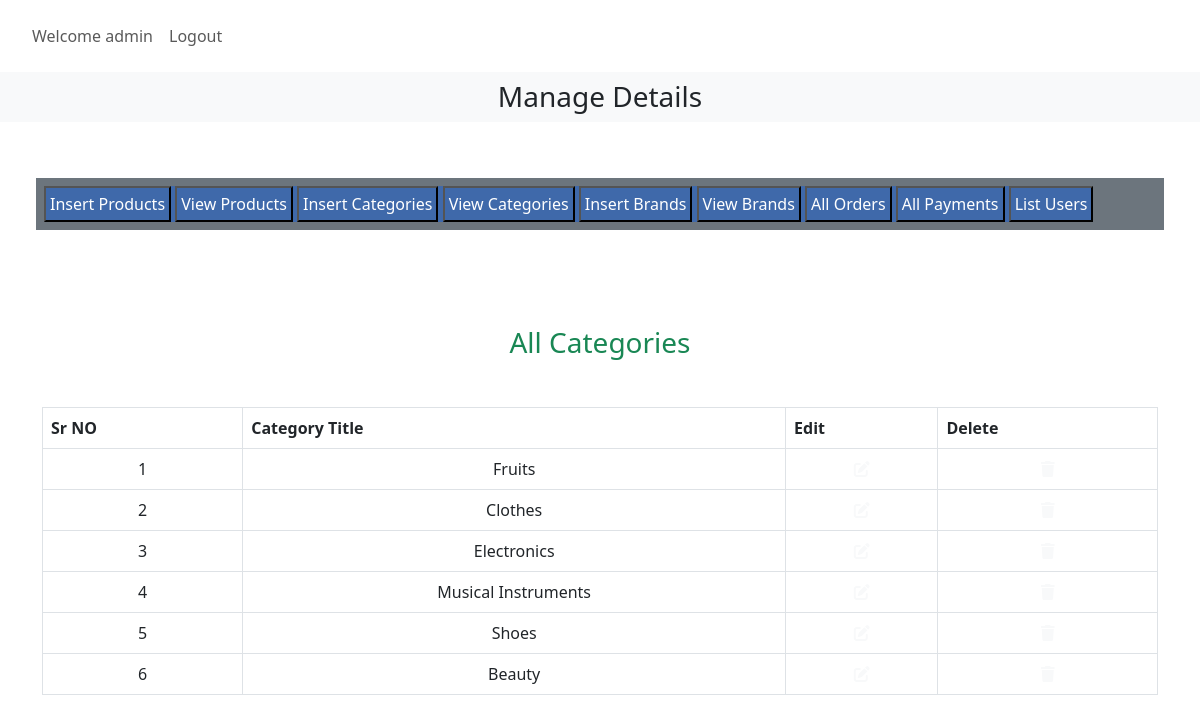
The app's page /admin_area/index.php?view_categories (signed in) with its own data.
### tables this page shows
CREATE TABLE `categories` (
  `category_id` int(11) NOT NULL,
  `category_title` varchar(100) NOT NULL
);

### admin_area/view_categories.php (the view, shortened to what this page needs)
<h3 class="text-center text-success">All Categories</h3>
<table class="table table-bordered mt-5">
  <thead class="bg-info">
    <tr>
      <th>Sr NO</th>
      <th>Category Title</th>
      <th>Edit</th>
      <th>Delete</th>
    </tr>
  </thead>
  <tbody class="bg-secondary text-light">
    <?php
    $select_cat = "Select * from categories";
    $result_cat = mysqli_query($con, $select_cat);
    $number = 0;
    while ($row = mysqli_fetch_assoc($result_cat)) {
      $category_id = ($row['category_id']);
      $category_title = $row['category_title'];
      $number++;
    ?>
      <tr class="text-center">
        <td><?php echo $number; ?></td>
        <td><?php echo $category_title; ?></td>
        <td><a href='index.php?edit_category=<?php echo $category_id ?>' class='text-light'><i class='fa-solid fa-pen-to-square'></i></a></td>
        <td><a href='index.php?delete_category=<?php echo $category_id ?>' class="text-light" data-toggle="modal" data-target="#exampleModal"><i class='fa-solid fa-trash'></i></td>
      </tr>
    <?php
    }
    ?>
  </tbody>
</table>

### style.css (style rules this page uses)
* { margin: 0; padding: 0; box-sizing: border-box; }

### records on screen
categories: category_title "Fruits"
categories: category_title "Clothes"
categories: category_title "Electronics"
categories: category_title "Musical Instruments"
categories: category_title "Shoes"
categories: category_title "Beauty"

### other values on screen
$_SESSION['admin_name'] "admin"
